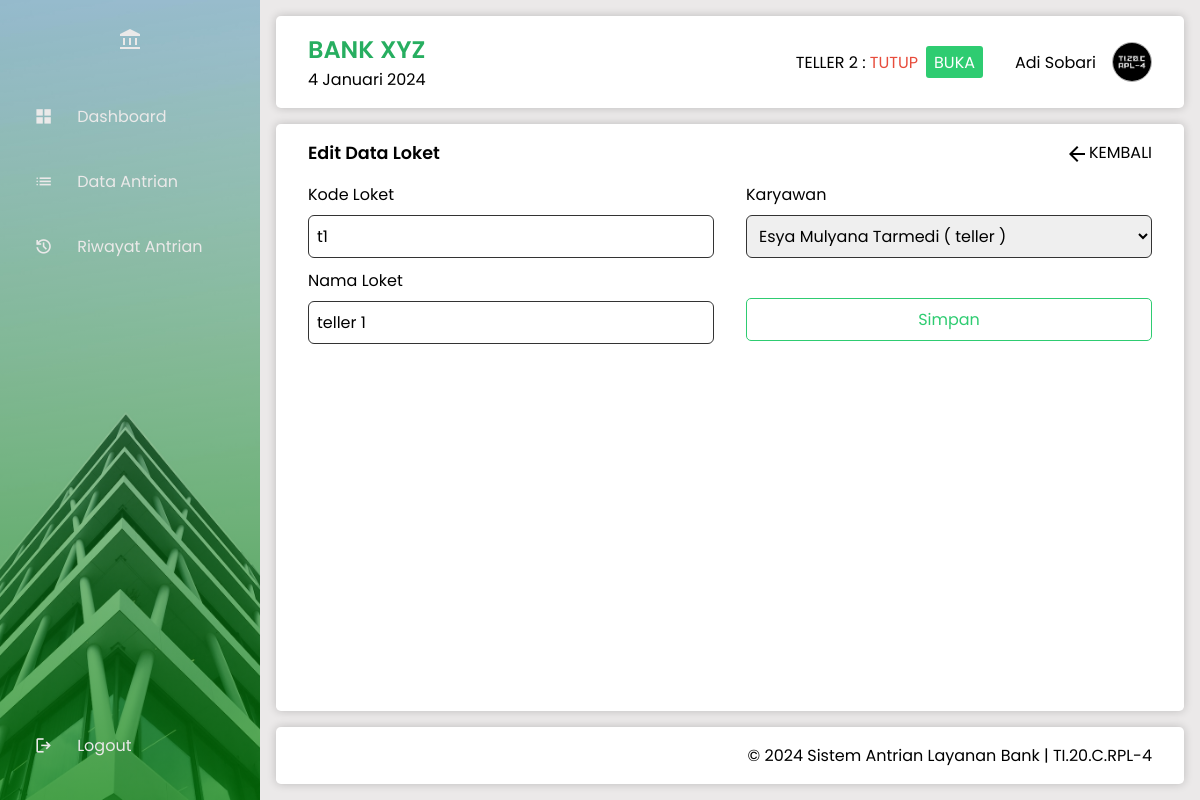
The page /loket_antrian/edit.php?id=5 (signed in) on the database its author committed.
### tables this page shows
CREATE TABLE `loket` (
  `id_loket` int NOT NULL AUTO_INCREMENT,
  `kode_loket` varchar(20) NOT NULL,
  `nama_loket` varchar(60) NOT NULL,
  `status_loket` enum('aktif','tutup') NOT NULL DEFAULT 'tutup',
  `id_karyawan` int DEFAULT NULL,
  PRIMARY KEY (`id_loket`),
  KEY `id_karyawan` (`id_karyawan`),
  CONSTRAINT `loket_ibfk_1` FOREIGN KEY (`id_karyawan`) REFERENCES `karyawan` (`id_karyawan`)
);

### _config.php (called while the page is built, shortened)
<?php
function base_url($url = null) {
    $base_url = "http://localhost/abank";
    if ($url != null) {
        return $base_url . "/" . $url;
    } else {
        return $base_url;
    }
}
function setActivePage($page)
{
    $current_page = $_SERVER['REQUEST_URI'];
    $active_class = '';
    return $active_class;
}
function tanggalIndonesia() {
    $bulanIndonesia = array(
        'Januari', 'Februari', 'Maret', 'April', 'Mei', 'Juni',
        'Juli', 'Agustus', 'September', 'Oktober', 'November', 'Desember'
    );
    $indexBulan = date('n') - 1;
    $tanggal = date('j') . ' ' . $bulanIndonesia[$indexBulan] . ' ' . date('Y');
    return $tanggal;
}
?>

### loket_antrian/edit.php (the view, shortened to what this page needs)
<?php
include '../header.php';
?>
    <main>
        <section class="form-section">
            <div class="form-info">
                <h2 class="form-title">Edit Data Loket</h2>
                <a href="index.php"><span class="material-symbols-outlined">arrow_back</span>KEMBALI</a>
            </div>
            <?php
            $id = @$_GET['id'];
            $sql_loket = mysqli_query($conn, "SELECT * FROM loket WHERE id_loket = '$id'") or die(mysqli_error($conn));
            $data = mysqli_fetch_array($sql_loket);
            ?>
            <form action="proses.php" method="post">
                <div class="form-group">
                    <label for="kode_loket">Kode Loket</label>
                    <input type="text" id="kode_loket" name="kode_loket" value="<?= $data['kode_loket'] ?>" required autofocus>
                    <label for="nama_loket">Nama Loket</label>
                    <input type="text" id="nama_loket" name="nama_loket" value="<?= $data['nama_loket'] ?>" required>
                </div>
                <div class="form-group">
                    <label for="id_karyawan">Karyawan</label>
                    <select name="id_karyawan" id="id_karyawan" class="form-control" required>
                        <?php
                        $sql_karyawan = mysqli_query($conn, "SELECT id_karyawan, nama, bagian FROM karyawan WHERE id_karyawan NOT IN (SELECT id_karyawan FROM loket WHERE id_loket != '$id')") or die(mysqli_error($conn));
                        while ($data_karyawan = mysqli_fetch_array($sql_karyawan)) {
                            $selected = ($data_karyawan['id_karyawan'] == $data_loket['id_karyawan']) ? 'selected' : '';
                            echo '<option value="' . $data_karyawan['id_karyawan'] . '" ' . $selected . '>
                                ' . ucwords($data_karyawan['nama']) . ' ( ' . $data_karyawan['bagian'] . ' )' . '</option>';
                        }
                        ?>
                    </select>
                    <button class="success-btn mt" type="submit" name="edit">Simpan</button>
                </div>
            </form>
        </section>
    </main>
<?php
include '../footer.php';

### header.php (shortened to what this page needs)
<?php
include '_config.php';
$userRole = $_SESSION['user_role'];
$idKaryawan = $_SESSION['user_id'];
?>
<!DOCTYPE html>
<html lang="en">
<head>
    <link rel="stylesheet" href="<?= base_url('_assets/css/style.css'); ?>">
</head>
<body class="fade-out">
    <aside>
        <div class="logo">
            <span class="material-symbols-outlined">
            </span>
        </div>
        <ul class="menu">
            <li <?= setActivePage('dashboard'); ?>>
                <a href="<?= base_url('dashboard'); ?>">
                    <span class="material-symbols-outlined">
                    </span>
                    <span class="menu-item">Dashboard</span>
                </a>
            </li>
            <li <?= setActivePage('data_antrian'); ?>>
                <a href="<?= base_url('data_antrian'); ?>">
                    <span class="material-symbols-outlined">
                    </span>
                    <span class="menu-item">Data Antrian</span>
                </a>
            </li>
            <li <?= setActivePage('riwayat_antrian'); ?>>
                <a href="<?= base_url('riwayat_antrian'); ?>">
                    <span class="material-symbols-outlined">
                    </span>
                    <span class="menu-item">Riwayat Antrian</span>
                </a>
            </li>
            <li class="logout">
                <a href="<?= base_url('auth/logout.php'); ?>">
                    <span class="material-symbols-outlined">
                    </span>
                    <span class="menu-item">Logout</span>
                </a>
            </li>
        </ul>
    </aside>
    <div class="container">
        <header>
            <div class="header-title">
                <h1>BANK XYZ</h1>
                <span><?= tanggalIndonesia(); ?></span>
            </div>
            <div class="user-info">
                <?php
                if ($userRole === 'karyawan' && isset($idKaryawan)) {
                    $query = "SELECT id_loket, nama_loket, status_loket FROM loket WHERE id_karyawan = '$idKaryawan'";
                    $result = mysqli_query($conn, $query);
                    if ($result) {
                        $loketData = mysqli_fetch_assoc($result);
                        if ($loketData) {
                            $loketName = strtoupper($loketData['nama_loket']);
                            $loketStatus = $loketData['status_loket'];
                        ?>
                            <div class="loket-info">
                                <div class="user-log-loket">
                                    <span><?= $loketName . ' :'; ?></span>
                                    <span class="status-loket <?= $loketStatus === 'aktif' ? 'status-aktif' : 'status-tutup'; ?>">
                                        <?= strtoupper($loketStatus); ?>
                                    </span>
                                </div>
                                <div class="toggle-loket-status">
                                    <form method="post">
                                        <input type="submit" name="submit" value="<?= $loketStatus === 'aktif' ? 'TUTUP' : 'BUKA'; ?>" class="btn-status-loket <?= $loketStatus === 'aktif' ? 'warning-button' : 'success-button'; ?>">
                                    </form>
                                </div>
                            </div>
                            <?php
                        } else {
                            echo 'Data loket tidak ditemukan.';
                        }
                    } else {
                        echo 'Error: ' . mysqli_error($conn);
                    }
                }
                ?>
                <span class="user-log-name"><?= ucwords($_SESSION['user_nama']); ?></span>
                <img src="../_assets/image/photo/<?= $_SESSION['user_foto']; ?>" alt="photo">
            </div>
        </header>

### _assets/css/style.css (style rules this page uses)
* { margin: 0; padding: 0; border: 0; font-size: 100%; font: inherit; vertical-align: baseline; box-sizing: border-box; }
html { font-size: 16px; }
html, body, div, span, h1, h2, h3, h4, h5, h6, p, a, img, ul, ol, li, table, tr, th, td, form, input, button { margin: 0; padding: 0; border: 0; font: inherit; vertical-align: baseline; box-sizing: border-box; }
ul, ol, li { margin: 0; padding: 0; list-style: none; }
a { text-decoration: none; color: inherit; }
.fade-in { opacity: 1; transition: opacity 0.5s ease-in; }
:root { --primary-color: #2ecc71; --primary-color-2: rgba(0, 255, 21, 0.1); --secondary-color: #27ae60; --accent-color: #3498db; --background-color: #ebe9e9; --light-text-color: #ebe9e9; --text-color: #333; --link-color: #2980b9; --success-color: #16a085; --error-color: #e74c3c; --warning-color: #ff4500; }
.material-symbols-outlined { font-variation-settings: 'FILL' 1, 'wght' 400, 'GRAD' 0, 'opsz' 24 }
body { display: flex; width: 100vw; height: 100vh; font-family: "Poppins", sans-serif; font-size: 1rem; }
h1 { font-size: 1.5rem; font-weight: 600; color: var(--secondary-color); }
h2 { font-size: 1.1rem; font-weight: 600; }
aside { position: fixed; width: 90px; height: 100%; padding: 0 1rem; color: var(--light-text-color); overflow: hidden; transition: all .5s linear; background-image: url('../image/bg-sidebar.jpg'); background-size: cover; background-position: center; background-repeat: no-repeat; background-color: var(--primary-color); }
aside::after { content: ""; position: absolute; top: 0; left: 0; width: 100%; height: 100%; background: linear-gradient(to top, rgba(0, 128, 0, 0.7), rgba(0, 128, 0, 0)); }
.logo { display: flex; justify-content: center; align-items: center; color: var(--light-text-color); height: 80px; padding: 16px; }
.logo span { z-index: 99; }
.menu { height: 88%; position: relative; padding: 0; z-index: 99; }
.menu li { padding: 1rem; margin: 8px 0; border-radius: .3rem; transition: all .5s ease-in-out; }
.menu a { color: var(--light-text-color); font-size: 14px; display: flex; align-items: center; gap: 1.5rem; }
.menu a .menu-item { white-space: nowrap; font-size: 1rem; overflow: hidden; }
.menu a .material-symbols-outlined { font-size: 1.2rem; margin-left: 2px; }
.logout { position: absolute; bottom: 10px; left: 0; width: 100%; }
.container { display: grid; grid-template-rows: auto 1fr auto; height: 100vh; gap: 1rem; margin-left: 90px; transition: all .5s linear; background-color: var(--background-color); width: 100%; padding: 1rem; }
header, main, footer { padding: 1rem 2rem; }
header, main, footer { background-color: #fff; border-radius: .3rem; box-shadow: 0 0 10px rgba(0, 0, 0, 0.2); }
header { display: flex; justify-content: space-between; }
header .user-info { display: flex; align-items: center; gap: 1rem; }
.user-info .loket-info { display: flex; gap: .5rem; margin-right: 1rem; align-items: center; }
.loket-info .success-button { background-color: var(--primary-color); padding: .2rem .5rem; border-radius: 3px; cursor: pointer; color: #fff; }
header .user-info img { width: 40px; height: 40px; border-radius: 50%; border: 1px solid #adadad; }
.status-tutup { color: var(--error-color); }
.data-section, .form-section { display: flex; width: 100%; flex-direction: column; gap: 1rem; justify-content: space-between; }
.data-info, .form-info { display: flex; justify-content: space-between; align-items: center; }
form { display: flex; justify-content: space-between; gap: 2rem; }
.form-group { display: flex; flex-direction: column; width: 100%; }
label { display: block; margin-bottom: 8px; }
input[type="text"], input[type="password"], input[type="file"], input[type="date"], .form-radio, select { width: 100%; padding: 8px; margin-bottom: 10px; box-sizing: border-box; border: 1px solid var(--text-color); border-radius: 6px; }
select option:checked { background-color: #e0e0e0; }
.success-btn, .success-btn:link, .success-btn:visited { display: inline-block; padding: 8px; font-size: 16px; text-align: center; text-decoration: none; cursor: pointer; border: 1px solid var(--primary-color); border-radius: 5px; color: var(--primary-color); background-color: #fff; transition: background-color 0.3s, color 0.3s; }
.material-symbols-outlined { font-size: 24px; vertical-align: middle; }
.mt { margin-top: 1.9rem; }

### rows shown on the page
loket: nama_loket "TELLER 2", status_loket "TUTUP", submit "BUKA"
loket: kode_loket "t1", nama_loket "teller 1"

### other values the page prints
tanggalIndonesia() "4 Januari 2024"
$_SESSION['user_nama'] "Adi Sobari"
form field id_karyawan "Esya Mulyana Tarmedi ( teller )"
